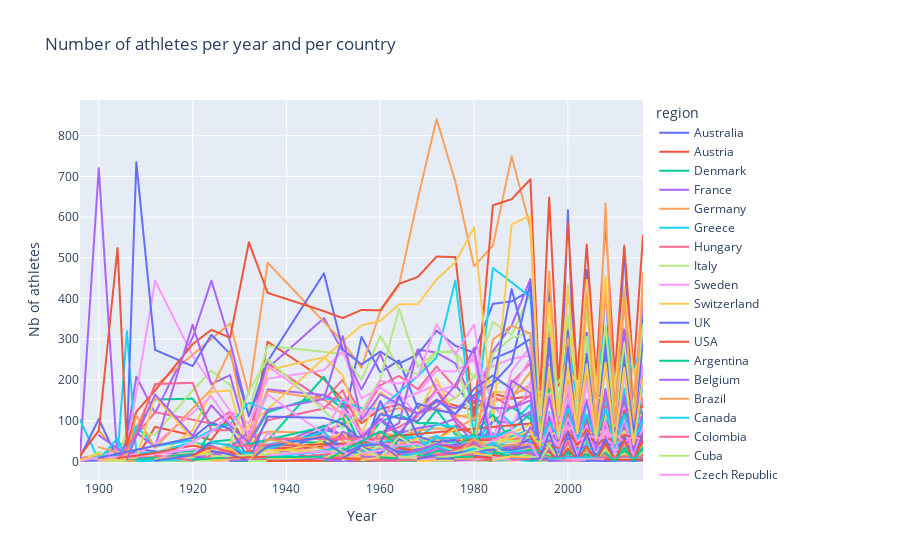

Notebook cell for this chart:
### Code cell
# we plot the number of athletes per year and per country
fig = px.line(athletes_per_country, x="Year", y="Nb of athletes", color="region", title="Number of athletes per year and per country")
fig.show()
